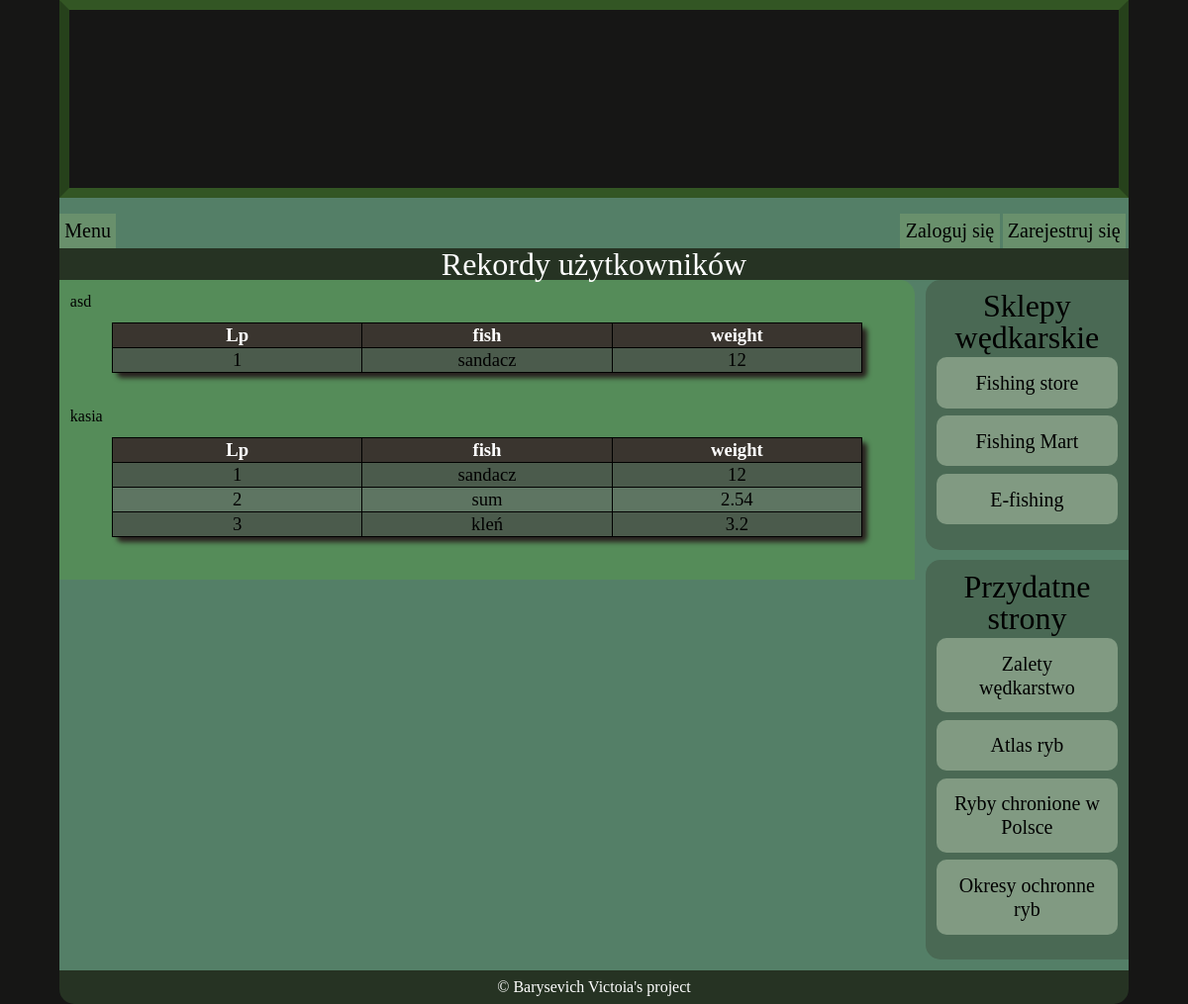
The page /?page=statistic on the database its author committed.
### tables this page shows
CREATE TABLE `users` (
  `user_id` int(11) NOT NULL,
  `username` varchar(100) NOT NULL,
  `fullname` varchar(255) NOT NULL,
  `email` varchar(100) NOT NULL,
  `passwd` varchar(255) NOT NULL,
  `status` int(1) NOT NULL,
  `date` datetime NOT NULL
);

CREATE TABLE `records` (
  `user_id` int(11) DEFAULT NULL,
  `record_id` int(11) NOT NULL,
  `record_name` varchar(255) NOT NULL,
  `fish` set('płoć','leszcz','krąp','karp','karaś','kleń','jaź','certa','lin','okoń','sandacz','szczupak','węgorz','wstrzęga','sum','miętus','inna') NOT NULL,
  `date` date NOT NULL,
  `weight` float NOT NULL
);

### classes/Database.php (called while the page is built, shortened)
<?php
class Database {
    private $mysqli;
    public function __construct($serwer, $user, $pass, $base) {
        $this->mysqli = new mysqli ($serwer, $user, $pass, $base);
    }
    public function select_as_array ($sql, $fields) {
        $data = [];
        $fields_number = count($fields);
        if ($this->mysqli->query($sql)) {
            $result = $this->mysqli->query($sql);
            while ($row = $result->fetch_object()) {
                $record = [];
                for ($i = 0; $i < $fields_number; $i++) {
                    $p = $fields[$i];
                    $record[$p] = $row->$p;
                }
                array_push($data, $record);
            }
        }
        return $data;
    }
    public function select($table, $fields) {
        $sql = "SELECT " . join(', ', $fields) . " FROM $table";
        return $this->select_as_array ($sql, $fields);
    }
    public function select_where($table, $id_name, $id, $fields) {
        $sql = "SELECT " . join(', ', $fields) . " FROM $table WHERE $id_name='$id'";
        return $this->select_as_array ($sql, $fields);
    }
}

### classes/User.php (called while the page is built, shortened)
<?php
class User {
    static function get_all_users_from_DB($db, $fields) {
        return $db->select("users", $fields);
    }
}

### classes/Record.php (the view, shortened to what this page needs)
<?php
class Record {
    static function get_all_records_of($db, $id_name, $id, $fields) {
        return $db->select_where("records", $id_name, $id, $fields);
    }
    static function show_records($records) {
        if (empty($records))
            return null;
        else {
            $table = "";
            $table .= "<table class='show_table'><tbody><thead>";
            $table .= "<tr><th>Lp</th>";
            foreach (array_keys($records[0]) as $field)
                $table .= "<th>$field</th>";
            $table .= "</tr></thead><tbody>";
            $counter = 1;
            foreach ($records as $record) {
                $table .= "<tr><td>$counter</td>";
                foreach ($record as $val)
                    $table .= "<td>" . $val . "</td>";
                $table .= "</tr>";
                $counter++;
            }
            $table .= "</tbody></table>";
            return $table;
        }
    }
}

### index.php (shortened to what this page needs)
<?php
    require_once("classes/Page.php");
    $current_page = new Page();
    if (filter_input(INPUT_GET, 'page')) {
        $page = filter_input(INPUT_GET, 'page');
        switch ($page) {
            case 'statistic': $page = 'statistic'; break;
            default: $page = 'home'; }
    } else {
        $page = "home";
    }
    $file = "scrypts/" . $page . ".php";
    foreach ($current_page->stylesheets[$page] as $sheet)
        $current_page->set_style($sheet);
    if (file_exists($file)) {
        require_once($file);
        $current_page->set_title($title);
        $current_page->set_content($content);
        $current_page->show();
    }

### classes/Page.php (shortened to what this page needs)
<?php
include_once 'classes/Database.php';
include_once 'classes/User.php';
class Page {
    protected $content;
    protected $title = "Projekt zaliczeniowy";
    protected $buttons = [
        "left_buttons" => [
            "Strona główna" => "?page=home",
            "Galeria" => "?page=galery",
            "Statystyki" => "?page=statistic"],
        "login_buttons" => [
            "Zaloguj się" => "?page=login_page",
            "Zarejestruj się" => "?page=registration_page"],
        "logged_in_buttons" => [
            "Konto" => "?page=account_page",
            "Zarządzaj kontem" => "?page=account",
            "Wyloguj się" => "?page=login_page&action=do_logout"],
        "aside_links" => [
            "Sklepy wędkarskie" => [
                "Fishing store" => "https://www.fishingstore.pl/",
                "Fishing Mart" => "https://www.fishing-mart.com.pl/pl2",
                "E-fishing" => "https://www.e-fishing.pl"],
            "Przydatne strony" => [
                "Zalety wędkarstwo" => "http://www.rybobranie.pl/wedkarstwo-hobby-ktore-ma-same-zalety/",
                "Atlas ryb" => "https://www.pzw.org.pl/linczubylublin/cms/10697/atlas_ryb",
                "Ryby chronione w Polsce" => "https://www.pzw.org.pl/deblin/cms/16480/ryby_prawnie_chronione_w_polsce",
                "Okresy ochronne ryb" => "https://www.pzw.org.pl/stelmet/cms/21565/wymiary_i_okresy_ochronne_ryb"]]];
    public function set_title($new_title) {
        $this->title = $new_title;
    }
    public function set_content($new_content) {
        $this->content = "<article>" . $new_content. "</article>";
    }
    public function set_style($url) {
        echo '<link rel="stylesheet" href="css/' . $url . '.css" type="text/css"/>';
    }
    public function show() {
        $this->show_header();
        $this->show_content();
        $this->show_footer();
    }
    public function show_banner() {
        echo "<nav class='banner'>";
        echo "</nav>";
    }
    public function show_menu() {
        echo "<nav class='menu'>".
             "<div class='dropdown_menu'>" .
             "<a href='#'><h3>Menu</h3></a>" .
             "<ul>";
        echo "</div></ul>";
        echo "<div style='flex-grow: 1'></div>";
        $db = new Database("localhost", "root", "", "fishing");
        $um = new Login_manager();
        $user_id = $um->get_logged_in_user($db, session_id());
        $right_buttons = array("" => "");
        if ($user_id > 0) $right_buttons = $this->buttons["logged_in_buttons"];
        else  $right_buttons = $this->buttons["login_buttons"];
        foreach($right_buttons as $name => $url)
            echo '<a href="' . $url . '"><h3>' . $name . '</h3></a>';
        echo "</nav>";
    }
    public function show_header() {
        ?>
        <!DOCTYPE html>
        <html>
            <head>
                <?php
                echo "<title>".$this->title."</title></head><body>";
    }
    public function show_content() {
        $this->show_banner();
        echo "<header>";
        $this->show_menu();
        echo "<h2>".$this->title."</h2>";
        echo "</header>";
        echo "<main>";
        echo $this->content;
        $this->show_aside();
        echo "</main>";
    }
    public function show_aside () {
        echo "<aside>";
        foreach ($this->buttons["aside_links"] as $name => $links) {
            echo "<div class='box'> ";
            echo "<h2>$name</h2>";
            foreach ($links as $link_name => $link) {
                echo "<a href='$link'><h3>$link_name</h3></a>";
            }
            echo "</div>";
        }
        echo "</aside>";
    }
    public function show_footer() {
        echo "<footer>&copy; Barysevich Victoia's project </footer>";
        echo '</body></html>';
    }
}

### scrypts/statistic.php (shortened to what this page needs)
<?php
include_once 'classes/Database.php';
include_once 'classes/User.php';
include_once 'classes/Record.php';
    $content = "";
    $db = new Database ("localhost", "root", "", "fishing");
    $users = User::get_all_users_from_DB($db, ["user_id", "username"]);
    if ($users != []) {
        foreach ($users as $user) {
            if (Record::get_all_records_of ($db, "user_id", $user["user_id"], ["fish", "weight"])) {
                $content .= $user['username'] . "<br>";
                $content .= Record::show_records(
                    Record::get_all_records_of ($db, "user_id", $user["user_id"], ["fish", "weight"])) . "<br>";
            }
        }
    } else $content .= "<h3 style='color: red;'>Nie ma rekordów</h3>";

### css/tables.css (style rules this page uses)
.show_table { background: #5e7562; text-align: center; width: 90%; border-radius: 5px; border-collapse: collapse; box-shadow: 5px 5px 5px #29211f; margin: 1% auto; }
.show_table thead, .show_table tfoot { background: #3A352F; color: #ffffff; font-size: 120%; padding: 5pt; }
.show_table td, .show_table th { border: 1pt solid black; width: 15%; font-size: 14pt; }
.show_table tbody tr:nth-child(odd) { background: #4b5b4c; }

### css/style.css (style rules this page uses)
body { background: #161615; line-height: 1.5; margin: 0; }
header, footer, main, .banner, .description { margin: 0 5%; width: 90%; }
header, footer { color: white; background: #263323; text-align: center; }
footer { padding: 5px 0; border-radius: 0 0 15px 15px; }
body { font-family: "Garamond", serif }
h2 { font-size: 2rem; line-height: 1; text-align: center; }
h3 { font-size: 1.25rem; line-height: 1.2; }
h1, h2, h3 { margin: 0; font-weight: normal; }
.banner { box-sizing: border-box; height: 200px; overflow: hidden; border: 10px solid; border-color: #335624 #26411b; position: relative; }
main { background: #547f67; display: table; }
article { box-sizing: border-box; width: 80%; float: left; padding: 1%; background: #558c59; border-radius: 0 15px 0 0; }
aside { width: 20%; float: right; }
.menu { background: #547f67; display: flex; flex-direction: row; padding: 16px 0 0; }
a { text-decoration: none; user-select: none; }
.menu a { display: flex; background: #69906c; color: black; margin-right: 3px; padding: 4pt; }
.box { text-align: center; display: flex; flex-direction: column; padding: 5% 5% 10%; margin: 0 0 5% 5%; font-size: 90%; border-radius: 15px 0 0 15px; background: #4a6954; }
.box h3 { padding: 5%; }
.box a { padding: 3% 5%; border-radius: 10px; margin: 2% 0; background-color: #819a82; color: black; text-decoration: none; }

### rows shown on the page
users: username "asd", field "fish", field "weight"
records: fish "sandacz", weight "12"
users: username "kasia", field "fish", field "weight"
records: fish "sum", weight "2.54"
records: fish "kleń", weight "3.2"

### other values the page prints
$name "Zaloguj się"
$name "Zarejestruj się"
$this->title "Rekordy użytkowników"
$name "Sklepy wędkarskie"
$link_name "Fishing store"
$link_name "Fishing Mart"
$link_name "E-fishing"
$name "Przydatne strony"
$link_name "Zalety wędkarstwo"
$link_name "Atlas ryb"
$link_name "Ryby chronione w Polsce"
$link_name "Okresy ochronne ryb"
